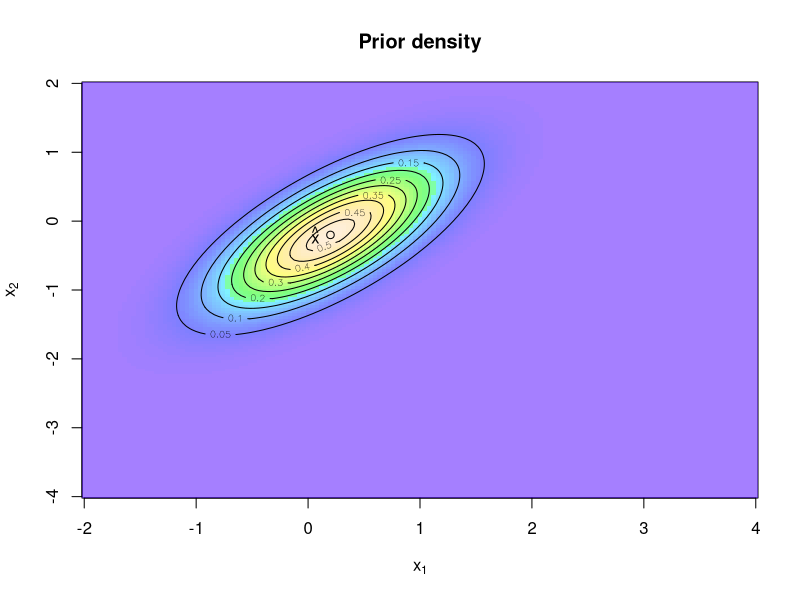
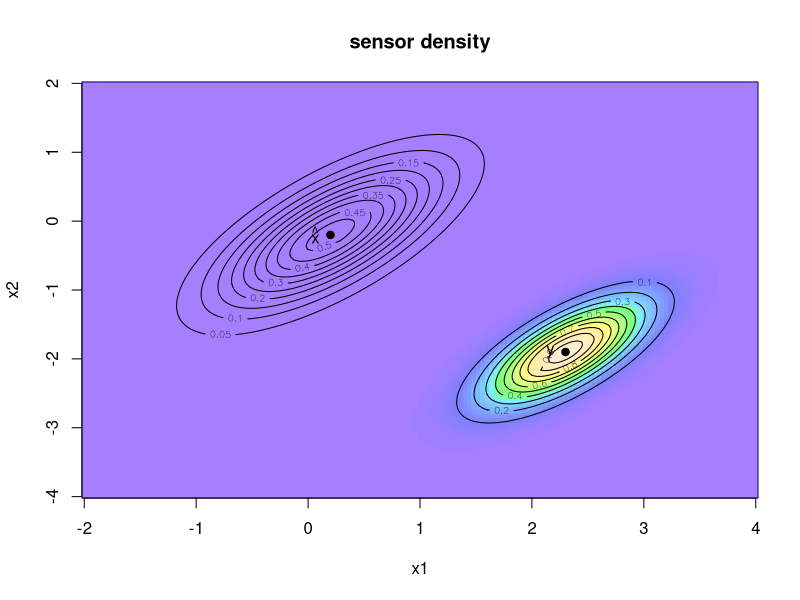
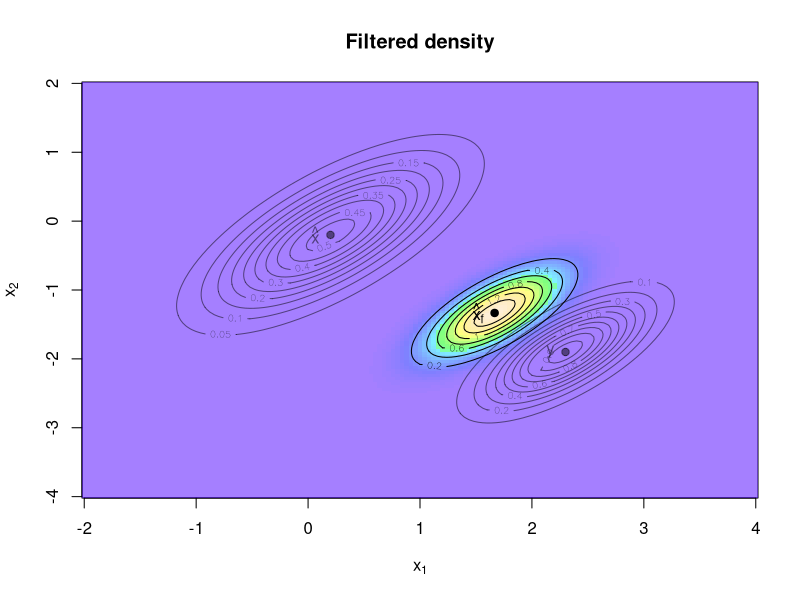
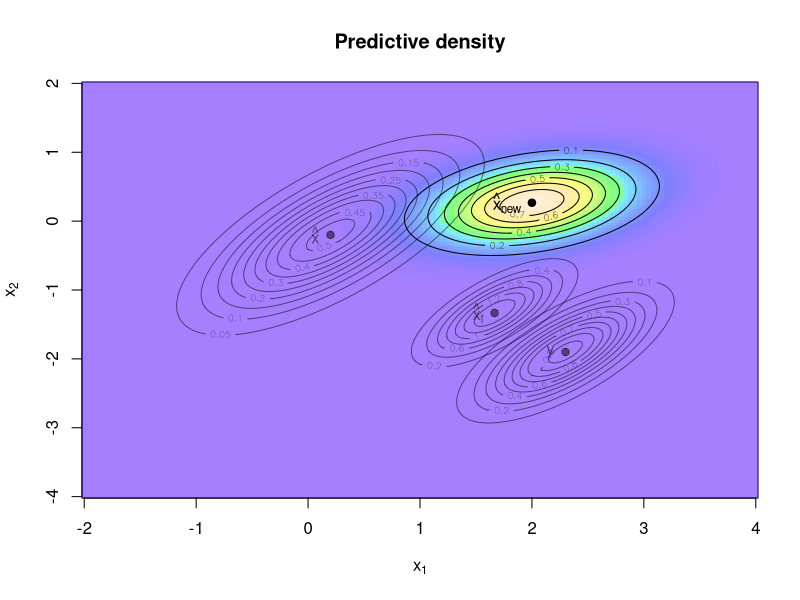
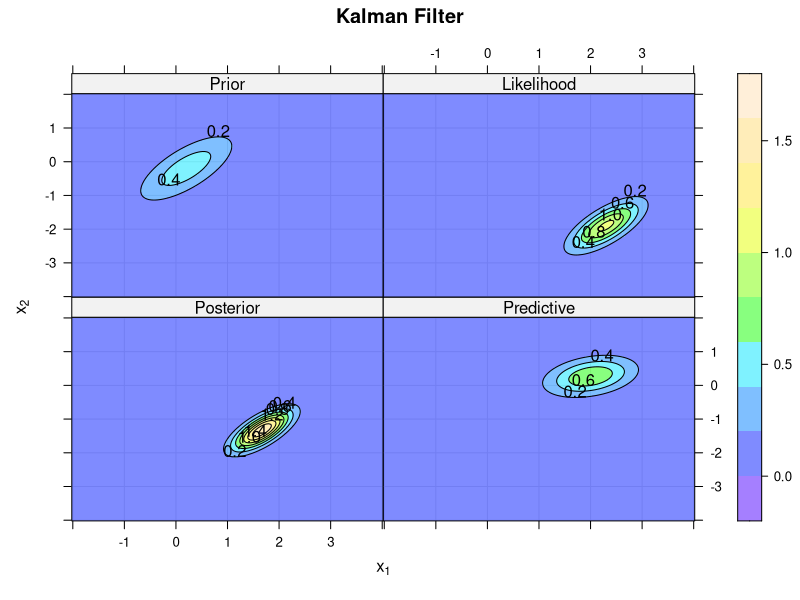
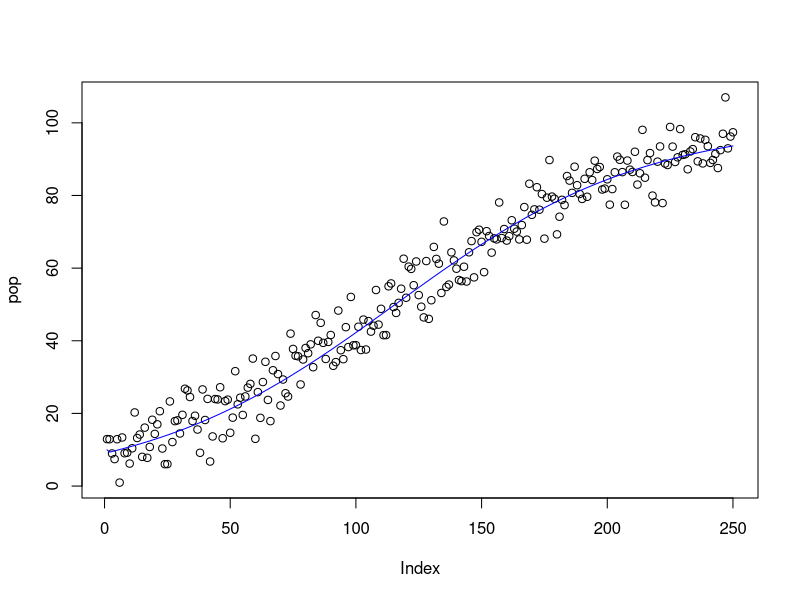
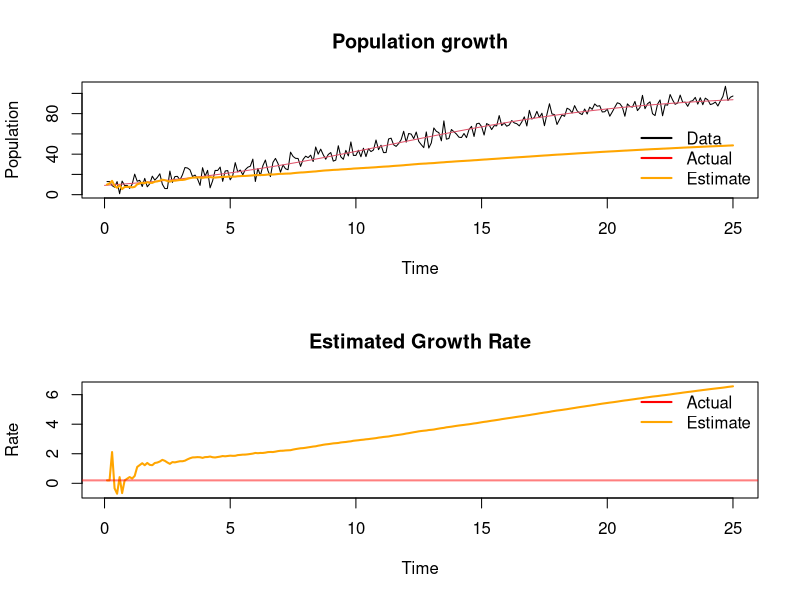
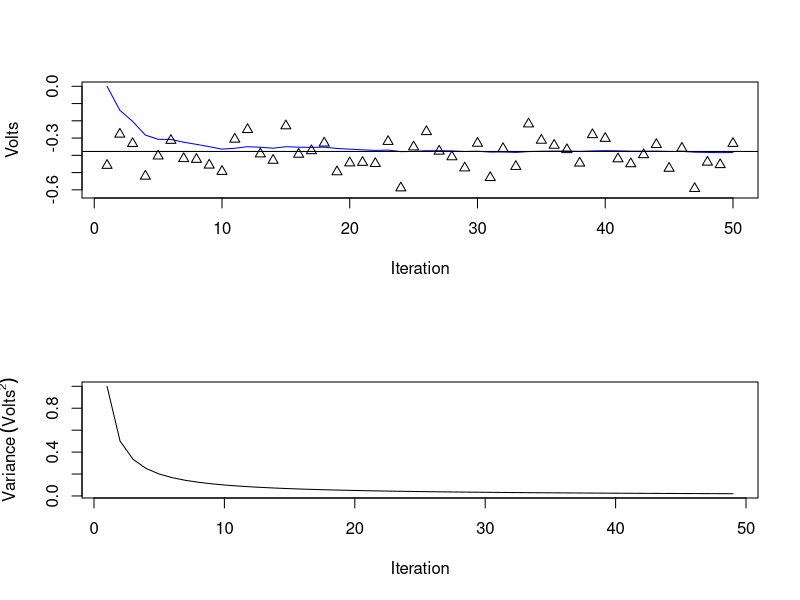

Recreate these plots in R, in order.
library(mnormt)
xhat <- c(0.2,-0.2)
Sigma <- matrix(c(0.4,0.3,0.3,0.45),ncol=2)
x1 <- seq(-2,4,length=151)
x2 <- seq(-4,2, length=151)
f <- function(x1,x2,mean=xhat, varcov=Sigma)
    dmnorm(cbind(x1,x2),mean,varcov)  #dmnrom returns a vector of density values (possibly log-transformed)

z <- outer(x1,x2,f)

mycols <- topo.colors(100,0.5)
#Plot the density
image(x1,x2,z,col=mycols,main="Prior density",xlab=expression('x'[1]), ylab=expression('x'[2]))
contour(x1,x2,z,add=T)
points(0.2,-0.2,add=T)
text(0.1,-0.2,labels=expression(hat(x)),adj=1)

###Get Sensor Info

R <- 0.5*Sigma
z2 <- outer(x1,x2,f,mean=c(2.3,-1.9),varcov=R)
image(x1,x2,z2,col=mycols, main="sensor density")#backgrond colours
contour(x1,x2,z2,add=TRUE)## Sensonr Contour
points(2.3,-1.9,pch=19)
text(2.2,-1.9, labels="y",adj=1)
contour(x1,x2,z,add=TRUE) ## Original Actual Contour
points(0.2,-0.2,pch=19)
text(0.1,-0.2,labels=expression(hat(x)),adj=1)

#Using Bayesian Statistics - know robot location given Y. p(x|y) = p(y|x)p(x)/p(y)
#y|x ~ N(Gx,R); x~N(x,E)
#Now because x,y are normal and G is the identity matrix
#xf = (E-1 + R-1)-1 (E-1 x + R-1 y)
#Ef = (E-1 + R-1)-1

#Using Matrix Inversion Identity
#(A-1 + B-1)-1 = A - A(A+B)-1A = A(A+B)-1 B
#xf = (E - E(E+R)-1E)(E-1x + R-1y)
#x-E(E+R)-1x + ER-1y - E(E+R)-1*ER-1y
#x+E(E+R)-1(y-x)
#... Ef = E-E(E+R)-1 E

G= diag(2) #identity matrix
y <- c(2.4,-1.9)
xhatf <- xhat + Sigma %*% t(G) %*% solve(G %*% Sigma %*% t(G)+R) %*% (y- G %*% xhat)
Sigmaf <- Sigma - Sigma %*% t(G) %*% solve(G %*% Sigma %*% t(G)+R) %*% G %*% Sigma

z3 <- outer(x1,x2,f,mean=c(xhatf),varcov=Sigmaf)
#Now Plot
image(x1, x2, z3, col=mycols,      xlab=expression('x'[1]), ylab=expression('x'[2]),
      main="Filtered density")
contour(x1, x2, z3, add=TRUE)
points(xhatf[1], xhatf[2], pch=19)
text(xhatf[1]-0.1, xhatf[2],
     labels = expression(hat(x)[f]), adj = 1)
lb <- adjustcolor("black", alpha=0.5)
contour(x1, x2, z, add=TRUE, col=lb)
points(0.2, -0.2, pch=19, col=lb)
text(0.1, -0.2, labels = expression(hat(x)), adj = 1, col=lb)
contour(x1, x2, z2, add=TRUE, col=lb)
points(2.3, -1.9, pch=19, col=lb)
text(2.2, -1.9,labels = "y", adj = 1, col=lb)

###Now assume robot is moving - have a lienar model that explains how state evolves over time - based on wheel spin.
#xt+1 = Axt + wt+1 where Wt is noise A is (1.2,0,0,-0.2) Q = 0.3Sigma
#E(Axf + w)= AE(xf)+E(w) = Axf = Ax + AEG' (GEG'+R)-1 (y-Gx)

A <- matrix(c(1.2,0,0,-0.2),ncol=2)
Q <- 0.3 * Sigma
K <- A %*% Sigma %*% t(G) %*% solve(G %*% Sigma %*% t(G)+R)
xhatnew <- A %*% xhat + K %*% (y-G %*% xhat)
Sigmanew <- A %*% Sigma %*% t(A) - K %*% G %*% Sigma %*% t(A) + Q

z4 <- outer(x1,x2, f, mean=c(xhatnew), varcov=Sigmanew)
image(x1, x2, z4, col=mycols,
      xlab=expression('x'[1]), ylab=expression('x'[2]),
      main="Predictive density")
contour(x1, x2, z4, add=TRUE)
points(xhatnew[1], xhatnew[2], pch=19)
text(xhatnew[1]-0.1, xhatnew[2],
     labels = expression(hat(x)[new]), adj = 1)
contour(x1, x2, z3, add=TRUE, col=lb)
points(xhatf[1], xhatf[2], pch=19, col=lb)
text(xhatf[1]-0.1, xhatf[2], col=lb, 
     labels = expression(hat(x)[f]), adj = 1)
contour(x1, x2, z, add=TRUE, col=lb)
points(0.2, -0.2, pch=19, col=lb)
text(0.1, -0.2, labels = expression(hat(x)), adj = 1, col=lb)
contour(x1, x2, z2, add=TRUE, col=lb)
points(2.3, -1.9, pch=19, col=lb)
text(2.2, -1.9,labels = "y", adj = 1, col=lb)

### Image Can also be done with lattice

library(lattice)
grid <- expand.grid(x=x1,y=x2)
grid$Prior <- as.vector(z)
grid$Likelihood <- as.vector(z2)
grid$Posterior <- as.vector(z3)
grid$Predictive <- as.vector(z4)
contourplot(Prior + Likelihood + Posterior + Predictive ~ x*y, 
            data=grid, col.regions=mycols, region=TRUE,
            as.table=TRUE, 
            xlab=expression(x[1]),
            ylab=expression(x[2]),
            main="Kalman Filter",
            panel=function(x,y,...){
              panel.grid(h=-1, v=-1)
              panel.contourplot(x,y,...)
            })


####################### Kalman filter for Random Walk
#Kalman filter is an example of an adaptive model, dynamic linear model. unlike Simple moving average, 
#or FIR that has a fixed set of windowing parameters, the kalman filter constantly updates information to produce adaptive filtering on fly
#xt = A*xt-1 + w  #xt is time series, A is state transition matrix, wt is white noise
#zt = H*xt+ v   #zt is estimate of actual signal covariance with respect to x, xt is estimated center of time series, v is noise
#zt is value of time series we are trying to capture and model with xt
#With Hidden Markov models - hiddena nd observed state variables are here

###Logistic Growth with noise
logistG <- function(r,p,k,t){
  k*p*exp(r*t)/(k+p*exp(r*t)-1)
}

k <- 100
p0 <- 0.1*k
r <-0.2
deltaT <- 0.1

set.seed(12345)

obsVariance <- 25
nObs <- 250
nu <- rnorm(nObs, mean=0,sd=sqrt(obsVariance))

pop <- c(p0, logistG(r,p0,k,(1:(nObs-1))*deltaT))+ nu
plot(pop); lines(c(p0, logistG(r,p0,k,(1:(nObs-1))*deltaT)),col="blue") #with what it looks like without noise
tail(pop); head(pop);
Estimate <- data.frame(Rate=rep(NA,nObs), Population = rep(NA,nObs))

library(numDeriv)
a <- function(x, k, deltaT){c(r=x[1],logistG(r=x[1],p=x[2],k,deltaT))}
G <- t(c(0,1))

Q <- diag(c(0,0))
R <- obsVariance

x <- c(r,p0)  ##original vales x0,p0
Sigma <- diag(c(144,25)) #original variance

for(i in 1:nObs){
  xobs <- c(0,pop[i]) #x observation of population item i
  y <- G %*% xobs
  #Filter
  SigTermInv <- solve(G %*% Sigma %*% t(G) + R)
  xf <- x + Sigma %*% t(G) %*% SigTermInv %*% (y - G %*% x)
  Sigma <- Sigma - Sigma %*% t(G) %*% SigTermInv %*% G %*% Sigma
  A <- jacobian(a, x=x, k=k, deltaT = deltaT)
  K <- A %*% Sigma %*% t(G) %*% solve(G %*% Sigma %*% t(G) + R)
  Estimate[i,] <- x
  
  #Predict
  x <- a(x = xf, k=k, deltaT = deltaT) + K %*% (y- G %*% xf)
  Sigma <- A %*% Sigma %*% t(A) - K %*% G %*% Sigma %*% t(A) + Q
}

#Plot output
op <- par(mfrow= c(2,1))
time <- c(1:nObs)*deltaT
plot(y=pop, x= time, t= 'l',main = "Population growth", xlab="Time",ylab="Population")
curve(logistG(r,p0,k,x),from=0,to=max(time), col=2,add=TRUE, lwd = 1)
lines(y=Estimate$Population, x= time, col="orange",lwd=2)
legend("bottomright",legend=c("Data","Actual","Estimate"),bty='n',col=c("black","red","orange"),lty=1,lwd=2)
plot(y= Estimate$Rate,x=time,t='l',main="Estimated Growth Rate",xlab="Time",ylab="Rate",col="orange",lwd=2)
abline(h=r, col=adjustcolor("red",alpha=0.5),lwd=2)
legend("topright",legend=c("Actual","Estimate"),bty="n",col=c("red","orange"),lty=1,lwd=2)
par(op)

#####Example of Kalman filter for estimating a fixed value with measurement error from Welch and Bishop

count = 50
true_value = -0.377727 #actual value
z = rnorm(count, mean=true_value,sd=0.1)

Q=1e-5 #process variance

#Allocate space
xhat = rep(0,count)#a posteri estimate at each step
P = rep(0,count)#a posteri error estimate
xhatminus = rep(0,count) #a prior estimate
Pminus = rep(0,count) #a priori error estimate
K=rep(0,count) #gain

#estimate of measu. variance
R = 1**2

#initialise guesses: assume true_value=0, error is 1.0
xhat[1] <- 0
P[1] <- 1

for(k in 2:count){
  #time update
  xhatminus[k] <- xhat[k-1]
  Pminus[k] <- P[k-1] + Q
  
  #measurement update
  K[k] = Pminus[k]/(Pminus[k]+R)
  xhat[k] = xhatminus[k] + K[k] * (z[k] - xhatminus[k])
  P[k] = (1-K[k])*Pminus[k]
  
}
par(mfrow=c(2,1))

plot(xhat, 
     type="l", 
     col="blue", 
     xlab="Iteration", 
     ylab="Volts",
     ylim=1.05 * c(min(z,true_value,xhat),max(z,true_value,xhat))
)
points(z,  pch=2)

abline(true_value,0)

plot(Pminus[2:count],type="l",xlab="Iteration", ylab=substitute(Variance~(Volts^2 )))